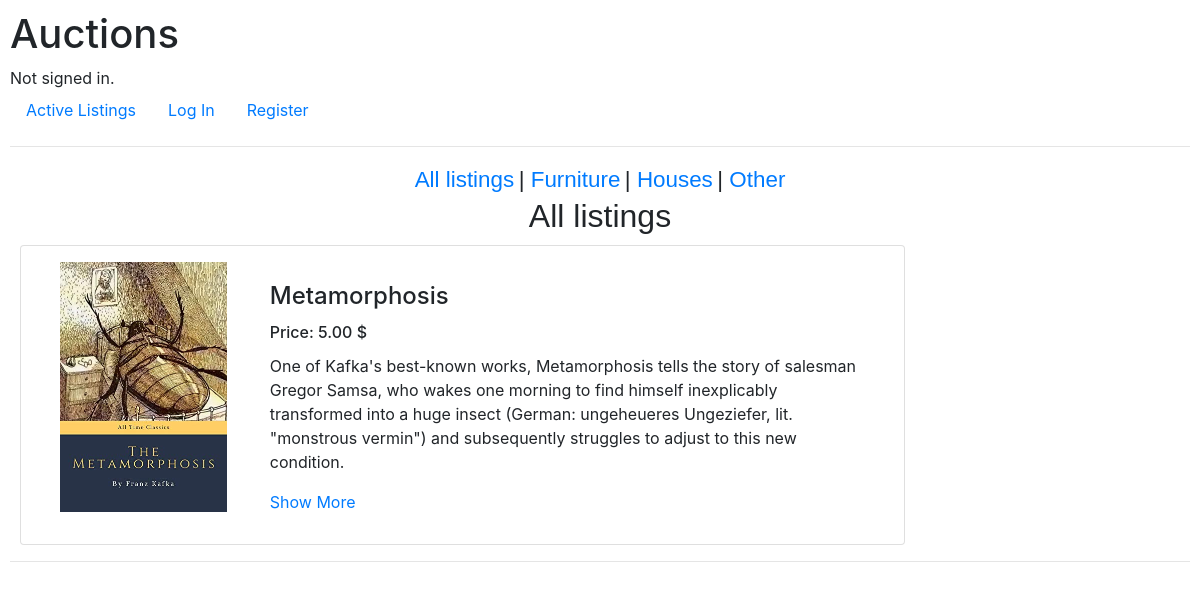
Before: / with the older database file.
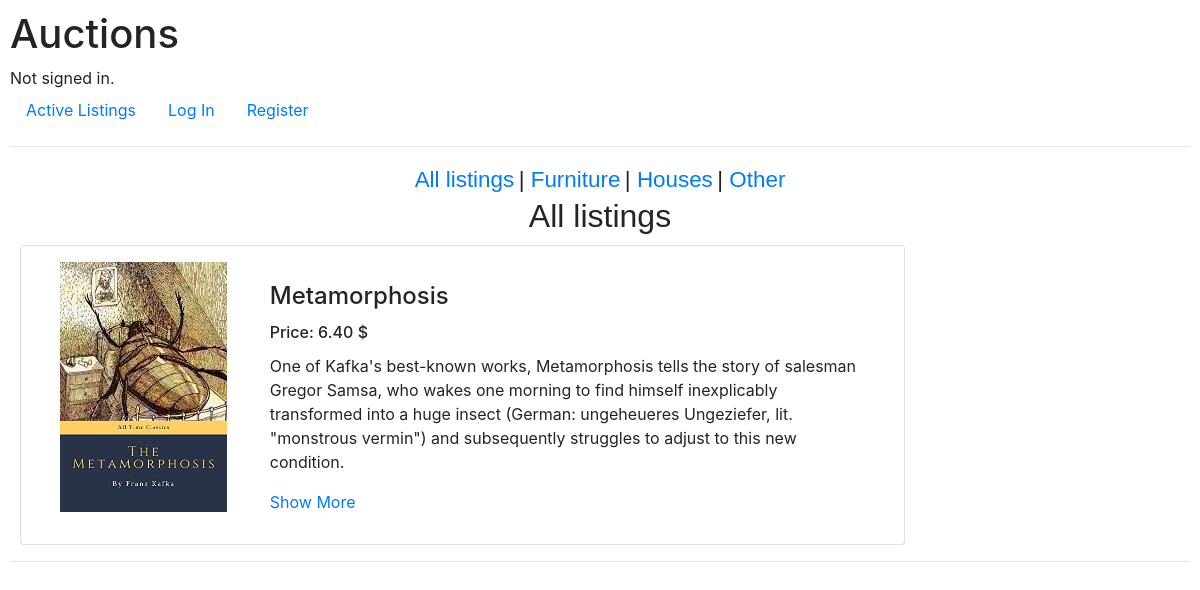
After: the same page with the newer database file.
### auctions/models.py (models this page shows, shortened)
class AuctionListing(models.Model):
    name = models.CharField(max_length=64)
    discription = models.CharField(max_length=1000)
    category = models.CharField(choices = CATEGORY_CHOICE, default='N/A', max_length=20)
    image = models.ImageField(blank=True, upload_to="images/")
    user = models.ForeignKey(User, on_delete=models.CASCADE, related_name="listings")
    active = models.BooleanField(default=True)
    price = models.DecimalField(max_digits=10, decimal_places=2)
    watchlist = models.ManyToManyField(User,blank=True,null=True, related_name="userwatchlist")
    anyBids = models.BooleanField(default=False)

### auctions/views.py (the view)
# urls.py: path("", views.index, name="index"),
def index(request):
    to_diaplay = AuctionListing.objects.filter(active=True)
    closed_listing = AuctionListing.objects.filter(active=False)
    categories = []
    for i in range(1,len(CATEGORY_CHOICE)):
        categories.append(CATEGORY_CHOICE[i][0])
    categories.append(CATEGORY_CHOICE[0][0])
    return render(request, "auctions/index.html",{
        "auction_listing" : to_diaplay,
        "closed_listing" : closed_listing,
        "categories" : categories,
        "current_category" : "All listings"
    })

### auctions/templates/auctions/index.html (shortened to what this page needs)
{% extends "auctions/layout.html" %}
{% block body %}
    <nav class="category-choice">
        <a class="nav-choice" href="{% url 'index' %}">All listings</a>
        {% for category in categories %}
        <a class="nav-choice">   |   </a><a class="nav-choice" href="{% url 'category' category %}">{{category}}</a>
        {% endfor %}
    </nav>
    <h2 class="title">{{current_category}}</h2>
    {% for listing in auction_listing %}
    <div class="card mb-3 p-3 col-sm-9">
        <div class="row no-gutters">
            {% if listing.image %}
            <div class="col-sm-3">
                <img class="image-card"src={{ listing.image.url }} class="card-img" alt="...">
            </div>
            {% endif %}
            <div class="col-sm-9">
                <div class="card-body">
                    <h4 class="card-title">{{listing.name}}</h4>
                    <h6 class="card-title">Price: {{listing.price}} $</h6>
                    <p class="card-text">{{listing.discription}}</p>
                    <a href="{% url 'listing' listing.id %}" class="stretched-link">Show More</a>
                </div>
            </div>
        </div>
    </div>
    {% endfor%}
    <hr>
{% endblock %}

Changed rows visible on the page:
changed AuctionListing "Metamorphosis": price "5.00" → "6.40"
